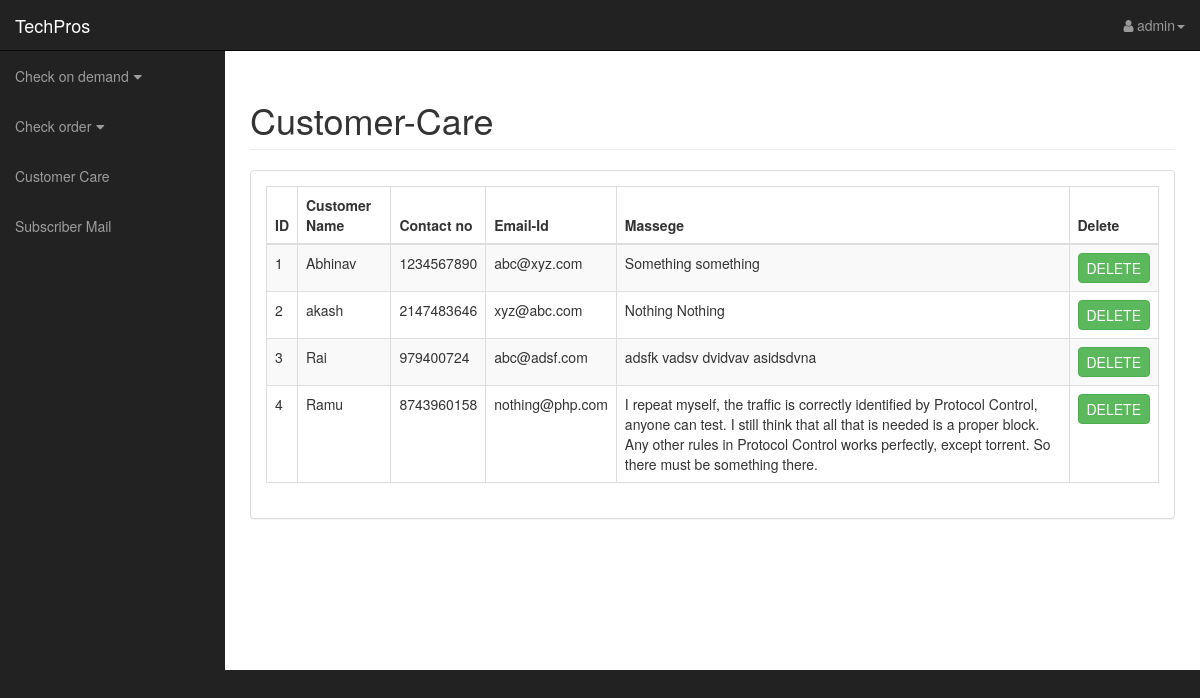
Screenshot of /customerCare.php (signed in) with the database file from the repository.
### tables this page shows
CREATE TABLE IF NOT EXISTS `customercare` (
  `id` int(11) NOT NULL AUTO_INCREMENT,
  `customerName` varchar(25) NOT NULL,
  `customerMob` bigint(14) NOT NULL,
  `CustomerEmail` varchar(25) NOT NULL,
  `massege` varchar(250) NOT NULL,
  PRIMARY KEY (`id`)
);

### customerCare.php (the view, shortened to what this page needs)
<?php
include "include/header.php";
?>
<h1 class="page-header">
    Customer-Care
</h1>
<div class="panel panel-default">
    <div class="panel-body">
        <div class="table-responsive">
            <table class="table table-striped table-bordered table-hover">
                <thead>
                    <tr>
                        <th>ID</th>
                        <th>Customer Name</th>
                        <th>Contact no</th>
                        <th>Email-Id</th>
                        <th>Massege</th>
                        <th>Delete</th>
                    </tr>
                </thead>
        <?php
        $query = "SELECT * FROM `customerCare` ORDER BY `Id` ASC";
		$run = mysqli_query($db_server, $query);
		$rows=mysqli_num_rows($run);
		echo "<tbody>";
		if($rows!=0)
		{
			for ($j = 0 ; $j < $rows ; ++$j)
			{
				$row = mysqli_fetch_row($run);
				echo "
				<tr>
                    <td>".$row[0]."</td>
                    <td>".$row[1]."</td>
                    <td>".$row[2]."</td>
                    <td>".$row[3]."</td>
                    <td>".$row[4]."</td>
                    <td>
                        <form action='customerCare.php' method='post'>
                        <input type='hidden' name='id' value='$row[0]'>
                        <input type='hidden' name='customerName' value='$row[1]'>
                        <input type='submit' class='btn btn-success' value='DELETE'></form>
                    </td>
                </tr>
				";
			}
		}
        ?>
                </tbody>
            </table>
        </div>
    </div>
</div>
<?php
include "include/footer.php";
?>

### css/techpros.css (style rules this page uses)
body { margin-top: 100px; background-color: #222; }
@media (min-width:768px) { body { margin-top: 50px; } }

### include/header.php (style rules this page uses)
.btn { padding: 4px 8px; }

### rows the page displays
customercare: id "1", customerName "Abhinav", customerMob "1234567890", CustomerEmail "abc@xyz.com", massege "Something something"
customercare: id "2", customerName "akash", customerMob "2147483646", CustomerEmail "xyz@abc.com", massege "Nothing Nothing"
customercare: id "3", customerName "Rai", customerMob "979400724", CustomerEmail "abc@adsf.com", massege "adsfk vadsv dvidvav asidsdvna"
customercare: id "4", customerName "Ramu", customerMob "8743960158", CustomerEmail "nothing@php.com", massege "I repeat myself, the traffic is correctly identified by Protocol Control, anyone can test. I still think that all that is needed is a proper block. Any other rules in Protocol Control works perfectly, except torrent. So there must be something there."

### other values shown
$user "admin"
